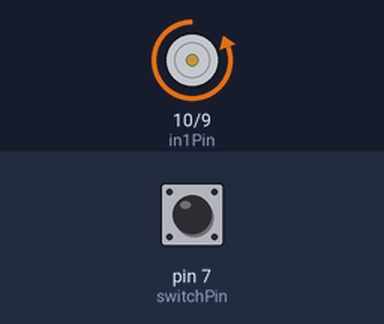
Simulated run of this sketch. Board: Arduino Uno, built with avr-gcc and run on an emulated ATmega328P. Parts: motor-driver pin pairs drawn as motors (green arrow = first pin HIGH = forward, orange = second pin HIGH = backward, longer = more drive, scaled by the enable pin). The test bench sets the inputs (shaded band); at power-on: pin 7 (switchPin) HIGH.

Above: at 1.2 s.
1.3 s: pin 7 (switchPin) pulled LOW for 0.15 s
At 1.37 s:
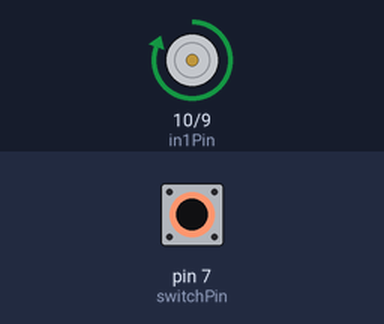
2.9 s: pin 7 (switchPin) pulled LOW for 3.2 s
At 7.0 s:
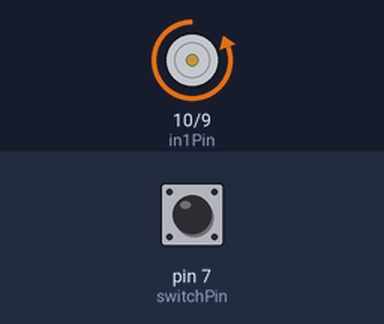
Timing chart, 0 to 8.5 s (numbered marks = the images above; inputs shaded):
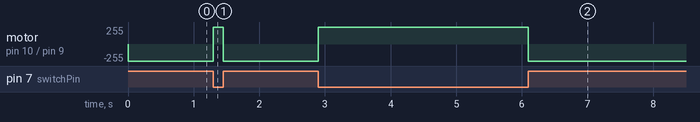

Measured:
- after the input at 1.3 s, motor on pin 10 (in1Pin) / pin 9 (in2Pin): backward 255/255 → forward 255/255 at once, → backward 255/255 0.15 s later
- after the input at 2.9 s, motor on pin 10 (in1Pin) / pin 9 (in2Pin): backward 255/255 → forward 255/255 at once, → backward 255/255 3.2 s later

The sketch:

l293_hbridge.ino
```cpp
/*
Adafruit Arduino - Lesson 15. Bi-directional Motor
*/

int enablePin = 11;
int in1Pin = 10;
int in2Pin = 9;
int switchPin = 7;
//int potPin = A0;

void setup()
{
  pinMode(in1Pin, OUTPUT);
  pinMode(in2Pin, OUTPUT);
  pinMode(enablePin, OUTPUT);
  pinMode(switchPin, INPUT);
  digitalWrite(enablePin, HIGH);
}

void loop()
{
//  int speed = analogRead(potPin) / 4;
  boolean reverse = digitalRead(switchPin);
  setMotor(reverse);
}

void setMotor(boolean reverse)
{
//  analogWrite(enablePin, speed);
  digitalWrite(in1Pin, ! reverse);
  digitalWrite(in2Pin, reverse);
}
```
